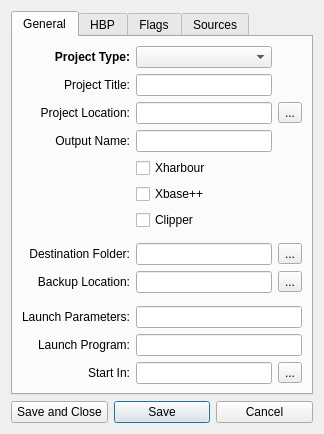
<?xml version="1.0" encoding="UTF-8"?>
<ui version="4.0">
 <class>FormProjectPropEx</class>
 <widget class="QWidget" name="FormProjectPropEx">
  <property name="geometry">
   <rect>
    <x>0</x>
    <y>0</y>
    <width>324</width>
    <height>434</height>
   </rect>
  </property>
  <property name="windowTitle">
   <string>Form</string>
  </property>
  <layout class="QVBoxLayout" name="verticalLayout">
   <item>
    <widget class="QTabWidget" name="tabWidget">
     <property name="currentIndex">
      <number>0</number>
     </property>
     <widget class="QWidget" name="tabGeneral">
      <attribute name="title">
       <string>General</string>
      </attribute>
      <layout class="QGridLayout" name="gridLayout">
       <item row="0" column="0">
        <widget class="QLabel" name="label">
         <property name="font">
          <font>
           <weight>75</weight>
           <bold>true</bold>
          </font>
         </property>
         <property name="text">
          <string>Project Type:</string>
         </property>
         <property name="alignment">
          <set>Qt::AlignRight|Qt::AlignTrailing|Qt::AlignVCenter</set>
         </property>
        </widget>
       </item>
       <item row="0" column="1">
        <widget class="QComboBox" name="comboPrjType">
         <property name="toolTip">
          <string>&lt;!DOCTYPE HTML PUBLIC &quot;-//W3C//DTD HTML 4.0//EN&quot; &quot;http://www.w3.org/TR/REC-html40/strict.dtd&quot;&gt;
&lt;html&gt;&lt;head&gt;&lt;meta name=&quot;qrichtext&quot; content=&quot;1&quot; /&gt;&lt;style type=&quot;text/css&quot;&gt;
p, li { white-space: pre-wrap; }
&lt;/style&gt;&lt;/head&gt;&lt;body style=&quot; font-family:'MS Shell Dlg 2'; font-size:8.25pt; font-weight:400; font-style:normal;&quot;&gt;
&lt;p align=&quot;center&quot; style=&quot; margin-top:0px; margin-bottom:0px; margin-left:0px; margin-right:0px; -qt-block-indent:0; text-indent:0px;&quot;&gt;&lt;span style=&quot; font-size:8pt;&quot;&gt;A project may be of type Executable|Library|Dll.&lt;/span&gt;&lt;/p&gt;&lt;/body&gt;&lt;/html&gt;</string>
         </property>
         <property name="editable">
          <bool>false</bool>
         </property>
        </widget>
       </item>
       <item row="1" column="0">
        <widget class="QLabel" name="label_2">
         <property name="text">
          <string>Project Title:</string>
         </property>
         <property name="alignment">
          <set>Qt::AlignRight|Qt::AlignTrailing|Qt::AlignVCenter</set>
         </property>
        </widget>
       </item>
       <item row="1" column="1">
        <widget class="QLineEdit" name="editPrjTitle">
         <property name="toolTip">
          <string>&lt;!DOCTYPE HTML PUBLIC &quot;-//W3C//DTD HTML 4.0//EN&quot; &quot;http://www.w3.org/TR/REC-html40/strict.dtd&quot;&gt;
&lt;html&gt;&lt;head&gt;&lt;meta name=&quot;qrichtext&quot; content=&quot;1&quot; /&gt;&lt;style type=&quot;text/css&quot;&gt;
p, li { white-space: pre-wrap; }
&lt;/style&gt;&lt;/head&gt;&lt;body style=&quot; font-family:'MS Shell Dlg 2'; font-size:8.25pt; font-weight:400; font-style:normal;&quot;&gt;
&lt;p align=&quot;center&quot; style=&quot; margin-top:0px; margin-bottom:0px; margin-left:0px; margin-right:0px; -qt-block-indent:0; text-indent:0px;&quot;&gt;&lt;span style=&quot; font-size:8pt;&quot;&gt;Title will be shown as a node in  project tree.&lt;/span&gt;&lt;/p&gt;&lt;/body&gt;&lt;/html&gt;</string>
         </property>
        </widget>
       </item>
       <item row="2" column="0">
        <widget class="QLabel" name="label_3">
         <property name="text">
          <string>Project Location:</string>
         </property>
         <property name="alignment">
          <set>Qt::AlignRight|Qt::AlignTrailing|Qt::AlignVCenter</set>
         </property>
        </widget>
       </item>
       <item row="2" column="1">
        <widget class="QLineEdit" name="editPrjLoctn">
         <property name="toolTip">
          <string>&lt;!DOCTYPE HTML PUBLIC &quot;-//W3C//DTD HTML 4.0//EN&quot; &quot;http://www.w3.org/TR/REC-html40/strict.dtd&quot;&gt;
&lt;html&gt;&lt;head&gt;&lt;meta name=&quot;qrichtext&quot; content=&quot;1&quot; /&gt;&lt;style type=&quot;text/css&quot;&gt;
p, li { white-space: pre-wrap; }
&lt;/style&gt;&lt;/head&gt;&lt;body style=&quot; font-family:'MS Shell Dlg 2'; font-size:8.25pt; font-weight:400; font-style:normal;&quot;&gt;
&lt;p align=&quot;center&quot; style=&quot; margin-top:0px; margin-bottom:0px; margin-left:0px; margin-right:0px; -qt-block-indent:0; text-indent:0px;&quot;&gt;&lt;span style=&quot; font-size:8pt;&quot;&gt;Project location is the folder where project definition file .hbi will be stored. &amp;lt;Project Location&amp;gt; plus &amp;lt;Output Name&amp;gt; will comprise the full file name with .hbp extension.&lt;/span&gt;&lt;/p&gt;&lt;/body&gt;&lt;/html&gt;</string>
         </property>
        </widget>
       </item>
       <item row="8" column="0">
        <widget class="QLabel" name="label_5">
         <property name="text">
          <string>Destination Folder:</string>
         </property>
         <property name="alignment">
          <set>Qt::AlignRight|Qt::AlignTrailing|Qt::AlignVCenter</set>
         </property>
        </widget>
       </item>
       <item row="8" column="1">
        <widget class="QLineEdit" name="editDstFolder">
         <property name="toolTip">
          <string>&lt;!DOCTYPE HTML PUBLIC &quot;-//W3C//DTD HTML 4.0//EN&quot; &quot;http://www.w3.org/TR/REC-html40/strict.dtd&quot;&gt;
&lt;html&gt;&lt;head&gt;&lt;meta name=&quot;qrichtext&quot; content=&quot;1&quot; /&gt;&lt;style type=&quot;text/css&quot;&gt;
p, li { white-space: pre-wrap; }
&lt;/style&gt;&lt;/head&gt;&lt;body style=&quot; font-family:'MS Shell Dlg 2'; font-size:8.25pt; font-weight:400; font-style:normal;&quot;&gt;
&lt;p align=&quot;center&quot; style=&quot; margin-top:0px; margin-bottom:0px; margin-left:0px; margin-right:0px; -qt-block-indent:0; text-indent:0px;&quot;&gt;Destination folder is a compatibility slot and is reserved to place the &amp;lt;Output&amp;gt; .exe .a .lib. &lt;/p&gt;
&lt;p align=&quot;center&quot; style=&quot; margin-top:0px; margin-bottom:0px; margin-left:0px; margin-right:0px; -qt-block-indent:0; text-indent:0px;&quot;&gt;But currently this functionality will be achieved through the -o compiler flag.&lt;/p&gt;&lt;/body&gt;&lt;/html&gt;</string>
         </property>
        </widget>
       </item>
       <item row="12" column="0">
        <widget class="QLabel" name="label_7">
         <property name="text">
          <string>Launch Parameters:</string>
         </property>
         <property name="alignment">
          <set>Qt::AlignRight|Qt::AlignTrailing|Qt::AlignVCenter</set>
         </property>
        </widget>
       </item>
       <item row="12" column="1" colspan="2">
        <widget class="QLineEdit" name="editLaunchParams"/>
       </item>
       <item row="13" column="0">
        <widget class="QLabel" name="label_8">
         <property name="text">
          <string>Launch Program:</string>
         </property>
         <property name="alignment">
          <set>Qt::AlignRight|Qt::AlignTrailing|Qt::AlignVCenter</set>
         </property>
        </widget>
       </item>
       <item row="13" column="1" colspan="2">
        <widget class="QLineEdit" name="editLaunchExe"/>
       </item>
       <item row="10" column="0">
        <widget class="QLabel" name="label_13">
         <property name="text">
          <string>Backup Location:</string>
         </property>
         <property name="alignment">
          <set>Qt::AlignRight|Qt::AlignTrailing|Qt::AlignVCenter</set>
         </property>
        </widget>
       </item>
       <item row="10" column="1">
        <widget class="QLineEdit" name="editBackup"/>
       </item>
       <item row="3" column="1">
        <widget class="QLineEdit" name="editOutName">
         <property name="toolTip">
          <string>&lt;!DOCTYPE HTML PUBLIC &quot;-//W3C//DTD HTML 4.0//EN&quot; &quot;http://www.w3.org/TR/REC-html40/strict.dtd&quot;&gt;
&lt;html&gt;&lt;head&gt;&lt;meta name=&quot;qrichtext&quot; content=&quot;1&quot; /&gt;&lt;style type=&quot;text/css&quot;&gt;
p, li { white-space: pre-wrap; }
&lt;/style&gt;&lt;/head&gt;&lt;body style=&quot; font-family:'MS Shell Dlg 2'; font-size:8.25pt; font-weight:400; font-style:normal;&quot;&gt;
&lt;p align=&quot;center&quot; style=&quot; margin-top:0px; margin-bottom:0px; margin-left:0px; margin-right:0px; -qt-block-indent:0; text-indent:0px;&quot;&gt;Output name is used as final name for .hbi .hbp .exe .lib .a and will be added to the paths retrieved via &amp;lt;Project Location&amp;gt;, &amp;lt;Working Folder&amp;gt;, &amp;lt;Destination Folder&amp;gt;, etc. So this is a very important component.&lt;/p&gt;&lt;/body&gt;&lt;/html&gt;</string>
         </property>
        </widget>
       </item>
       <item row="3" column="0">
        <widget class="QLabel" name="label_6">
         <property name="text">
          <string>Output Name:</string>
         </property>
         <property name="alignment">
          <set>Qt::AlignRight|Qt::AlignTrailing|Qt::AlignVCenter</set>
         </property>
        </widget>
       </item>
       <item row="2" column="2">
        <widget class="QToolButton" name="buttonChoosePrjLoc">
         <property name="text">
          <string>...</string>
         </property>
        </widget>
       </item>
       <item row="10" column="2">
        <widget class="QToolButton" name="buttonBackup">
         <property name="text">
          <string>...</string>
         </property>
        </widget>
       </item>
       <item row="8" column="2">
        <widget class="QToolButton" name="buttonChooseDest">
         <property name="text">
          <string>...</string>
         </property>
        </widget>
       </item>
       <item row="11" column="1">
        <spacer name="verticalSpacer">
         <property name="orientation">
          <enum>Qt::Vertical</enum>
         </property>
         <property name="sizeHint" stdset="0">
          <size>
           <width>20</width>
           <height>40</height>
          </size>
         </property>
        </spacer>
       </item>
       <item row="14" column="1">
        <widget class="QLineEdit" name="editWrkFolder">
         <property name="toolTip">
          <string>&lt;!DOCTYPE HTML PUBLIC &quot;-//W3C//DTD HTML 4.0//EN&quot; &quot;http://www.w3.org/TR/REC-html40/strict.dtd&quot;&gt;
&lt;html&gt;&lt;head&gt;&lt;meta name=&quot;qrichtext&quot; content=&quot;1&quot; /&gt;&lt;style type=&quot;text/css&quot;&gt;
p, li { white-space: pre-wrap; }
&lt;/style&gt;&lt;/head&gt;&lt;body style=&quot; font-family:'MS Shell Dlg 2'; font-size:8.25pt; font-weight:400; font-style:normal;&quot;&gt;
&lt;p align=&quot;center&quot; style=&quot; margin-top:0px; margin-bottom:0px; margin-left:0px; margin-right:0px; -qt-block-indent:0; text-indent:0px;&quot;&gt;&lt;span style=&quot; font-size:8pt;&quot;&gt;Working folder will be used to host hbmk2 compliant &lt;/span&gt;&lt;span style=&quot; font-size:8pt; font-weight:600;&quot;&gt;&amp;lt;Output Name&amp;gt;&lt;/span&gt;&lt;span style=&quot; font-size:8pt;&quot;&gt; plus &lt;/span&gt;&lt;span style=&quot; font-size:8pt; font-weight:600;&quot;&gt;&amp;lt;hbp&amp;gt;&lt;/span&gt;&lt;span style=&quot; font-size:8pt;&quot;&gt; and will be designated as current folder when &lt;/span&gt;&lt;span style=&quot; font-size:8pt; font-weight:600;&quot;&gt;hbmk2&lt;/span&gt;&lt;span style=&quot; font-size:8pt;&quot;&gt; will be invoked.&lt;/span&gt;&lt;/p&gt;&lt;/body&gt;&lt;/html&gt;</string>
         </property>
        </widget>
       </item>
       <item row="14" column="0">
        <widget class="QLabel" name="labelInitFolder">
         <property name="text">
          <string>Start In:</string>
         </property>
         <property name="alignment">
          <set>Qt::AlignRight|Qt::AlignTrailing|Qt::AlignVCenter</set>
         </property>
        </widget>
       </item>
       <item row="14" column="2">
        <widget class="QToolButton" name="buttonChooseWd">
         <property name="text">
          <string>...</string>
         </property>
        </widget>
       </item>
       <item row="7" column="1">
        <spacer name="verticalSpacer_2">
         <property name="orientation">
          <enum>Qt::Vertical</enum>
         </property>
         <property name="sizeHint" stdset="0">
          <size>
           <width>20</width>
           <height>40</height>
          </size>
         </property>
        </spacer>
       </item>
       <item row="4" column="1">
        <widget class="QCheckBox" name="checkXhb">
         <property name="text">
          <string>Xharbour</string>
         </property>
        </widget>
       </item>
       <item row="5" column="1">
        <widget class="QCheckBox" name="checkXpp">
         <property name="text">
          <string>Xbase++</string>
         </property>
        </widget>
       </item>
       <item row="6" column="1">
        <widget class="QCheckBox" name="checkClp">
         <property name="text">
          <string>Clipper</string>
         </property>
        </widget>
       </item>
      </layout>
     </widget>
     <widget class="QWidget" name="tabFiles">
      <attribute name="title">
       <string>HBP</string>
      </attribute>
      <layout class="QGridLayout" name="gridLayout_2">
       <item row="1" column="1" colspan="11">
        <widget class="QPlainTextEdit" name="editSources">
         <property name="toolTip">
          <string/>
         </property>
         <property name="whatsThis">
          <string>&lt;!DOCTYPE HTML PUBLIC &quot;-//W3C//DTD HTML 4.0//EN&quot; &quot;http://www.w3.org/TR/REC-html40/strict.dtd&quot;&gt;
&lt;html&gt;&lt;head&gt;&lt;meta name=&quot;qrichtext&quot; content=&quot;1&quot; /&gt;&lt;style type=&quot;text/css&quot;&gt;
p, li { white-space: pre-wrap; }
&lt;/style&gt;&lt;/head&gt;&lt;body style=&quot; font-family:'MS Shell Dlg 2'; font-size:8.25pt; font-weight:400; font-style:normal;&quot;&gt;
&lt;p style=&quot; margin-top:0px; margin-bottom:0px; margin-left:0px; margin-right:0px; -qt-block-indent:0; text-indent:0px;&quot;&gt;&lt;span style=&quot; font-size:8pt;&quot;&gt;You can include hereunder any type of file which can be edited via plain text editor. One file per line. You can use meta-keys to define your source paths to make your projects location independant. &lt;/span&gt;&lt;/p&gt;
&lt;p align=&quot;center&quot; style=&quot;-qt-paragraph-type:empty; margin-top:0px; margin-bottom:0px; margin-left:0px; margin-right:0px; -qt-block-indent:0; text-indent:0px; font-size:8pt;&quot;&gt;&lt;/p&gt;
&lt;p align=&quot;center&quot; style=&quot; margin-top:0px; margin-bottom:0px; margin-left:0px; margin-right:0px; -qt-block-indent:0; text-indent:0px;&quot;&gt;&lt;span style=&quot; font-size:8pt; font-weight:600;&quot;&gt;NOTE:&lt;/span&gt;&lt;/p&gt;
&lt;p align=&quot;center&quot; style=&quot; margin-top:0px; margin-bottom:0px; margin-left:0px; margin-right:0px; -qt-block-indent:0; text-indent:0px;&quot;&gt;&lt;span style=&quot; font-size:8pt;&quot;&gt;Only .prg .c .cpp .rc .res files will be supplied to the hbmk2. All other files will be made visible for editing in &amp;lt;Project Tree&amp;gt;.&lt;/span&gt;&lt;/p&gt;&lt;/body&gt;&lt;/html&gt;</string>
         </property>
         <property name="styleSheet">
          <string/>
         </property>
         <property name="lineWrapMode">
          <enum>QPlainTextEdit::NoWrap</enum>
         </property>
        </widget>
       </item>
       <item row="0" column="1">
        <widget class="QToolButton" name="buttonSelect">
         <property name="toolTip">
          <string>Select Sources</string>
         </property>
         <property name="text">
          <string/>
         </property>
        </widget>
       </item>
       <item row="0" column="2">
        <widget class="QToolButton" name="buttonSort">
         <property name="toolTip">
          <string>Sort by Ascending Order</string>
         </property>
         <property name="text">
          <string/>
         </property>
        </widget>
       </item>
       <item row="0" column="3">
        <widget class="QToolButton" name="buttonSortZA">
         <property name="toolTip">
          <string>Sort by Descending Order</string>
         </property>
         <property name="text">
          <string/>
         </property>
        </widget>
       </item>
       <item row="0" column="4">
        <widget class="QToolButton" name="buttonSortOrg">
         <property name="toolTip">
          <string>Organize by Type and Sort Ascending</string>
         </property>
         <property name="text">
          <string/>
         </property>
        </widget>
       </item>
       <item row="0" column="5">
        <widget class="QToolButton" name="buttonUp">
         <property name="text">
          <string>...</string>
         </property>
        </widget>
       </item>
       <item row="0" column="6">
        <widget class="QToolButton" name="buttonDown">
         <property name="text">
          <string>...</string>
         </property>
        </widget>
       </item>
      </layout>
     </widget>
     <widget class="QWidget" name="tabFlags">
      <attribute name="title">
       <string>Flags</string>
      </attribute>
      <layout class="QGridLayout" name="gridLayout_3">
       <item row="0" column="0">
        <widget class="QPlainTextEdit" name="editFlags">
         <property name="toolTip">
          <string/>
         </property>
         <property name="whatsThis">
          <string>&lt;!DOCTYPE HTML PUBLIC &quot;-//W3C//DTD HTML 4.0//EN&quot; &quot;http://www.w3.org/TR/REC-html40/strict.dtd&quot;&gt;
&lt;html&gt;&lt;head&gt;&lt;meta name=&quot;qrichtext&quot; content=&quot;1&quot; /&gt;&lt;style type=&quot;text/css&quot;&gt;
p, li { white-space: pre-wrap; }
&lt;/style&gt;&lt;/head&gt;&lt;body style=&quot; font-family:'MS Shell Dlg 2'; font-size:8.25pt; font-weight:400; font-style:normal;&quot;&gt;
&lt;p style=&quot; margin-top:0px; margin-bottom:0px; margin-left:0px; margin-right:0px; -qt-block-indent:0; text-indent:0px;&quot;&gt;&lt;span style=&quot; font-size:8pt;&quot;&gt;Meta-keys are a special way of keeping generic information which is of repeated and/or of dynamic nature. HBIDE implements meta key/value pair more comprehensively. It allows you to write an expression for the value part which get evaluated at the time project is loaded. The only point to take into consideration is that value returned by such expression must be of type character.&lt;/span&gt;&lt;/p&gt;
&lt;p align=&quot;center&quot; style=&quot;-qt-paragraph-type:empty; margin-top:0px; margin-bottom:0px; margin-left:0px; margin-right:0px; -qt-block-indent:0; text-indent:0px; font-size:8pt;&quot;&gt;&lt;/p&gt;
&lt;p align=&quot;center&quot; style=&quot; margin-top:0px; margin-bottom:0px; margin-left:0px; margin-right:0px; -qt-block-indent:0; text-indent:0px;&quot;&gt;&lt;span style=&quot; font-size:8pt;&quot;&gt;The expression is evaluated only once and keeps its value until the HBIDE interface is closed. In case of any error, the expression string itself is returned.&lt;/span&gt;&lt;/p&gt;&lt;/body&gt;&lt;/html&gt;</string>
         </property>
         <property name="styleSheet">
          <string/>
         </property>
         <property name="lineWrapMode">
          <enum>QPlainTextEdit::NoWrap</enum>
         </property>
         <property name="readOnly">
          <bool>true</bool>
         </property>
        </widget>
       </item>
      </layout>
     </widget>
     <widget class="QWidget" name="tabHbp">
      <attribute name="title">
       <string>Sources</string>
      </attribute>
      <layout class="QGridLayout" name="gridLayout_4">
       <item row="0" column="0">
        <widget class="QPlainTextEdit" name="editHbp">
         <property name="toolTip">
          <string/>
         </property>
         <property name="whatsThis">
          <string>&lt;!DOCTYPE HTML PUBLIC &quot;-//W3C//DTD HTML 4.0//EN&quot; &quot;http://www.w3.org/TR/REC-html40/strict.dtd&quot;&gt;
&lt;html&gt;&lt;head&gt;&lt;meta name=&quot;qrichtext&quot; content=&quot;1&quot; /&gt;&lt;style type=&quot;text/css&quot;&gt;
p, li { white-space: pre-wrap; }
&lt;/style&gt;&lt;/head&gt;&lt;body style=&quot; font-family:'MS Shell Dlg 2'; font-size:8.25pt; font-weight:400; font-style:normal;&quot;&gt;
&lt;p style=&quot; margin-top:0px; margin-bottom:0px; margin-left:0px; margin-right:0px; -qt-block-indent:0; text-indent:0px;&quot;&gt;&lt;span style=&quot; font-size:8pt;&quot;&gt;Here you can view in real-time the resultant &amp;lt;hbp&amp;gt; output which will be supplied to hbmk2. This view may give you insight about your source layout and many other facts.&lt;/span&gt;&lt;/p&gt;
&lt;p align=&quot;center&quot; style=&quot;-qt-paragraph-type:empty; margin-top:0px; margin-bottom:0px; margin-left:0px; margin-right:0px; -qt-block-indent:0; text-indent:0px; font-size:8pt;&quot;&gt;&lt;/p&gt;
&lt;p align=&quot;center&quot; style=&quot; margin-top:0px; margin-bottom:0px; margin-left:0px; margin-right:0px; -qt-block-indent:0; text-indent:0px;&quot;&gt;&lt;span style=&quot; font-size:14pt; font-weight:600; text-decoration: underline;&quot;&gt;Enjoy&lt;/span&gt;&lt;/p&gt;&lt;/body&gt;&lt;/html&gt;</string>
         </property>
         <property name="styleSheet">
          <string/>
         </property>
         <property name="lineWrapMode">
          <enum>QPlainTextEdit::NoWrap</enum>
         </property>
         <property name="readOnly">
          <bool>true</bool>
         </property>
        </widget>
       </item>
      </layout>
     </widget>
    </widget>
   </item>
   <item>
    <layout class="QHBoxLayout" name="horizontalLayout_4">
     <item>
      <widget class="QPushButton" name="buttonSaveExit">
       <property name="text">
        <string>Save and Close</string>
       </property>
      </widget>
     </item>
     <item>
      <widget class="QPushButton" name="buttonSave">
       <property name="text">
        <string>Save</string>
       </property>
       <property name="autoDefault">
        <bool>false</bool>
       </property>
       <property name="default">
        <bool>true</bool>
       </property>
      </widget>
     </item>
     <item>
      <widget class="QPushButton" name="buttonCn">
       <property name="text">
        <string>Cancel</string>
       </property>
       <property name="autoDefault">
        <bool>false</bool>
       </property>
      </widget>
     </item>
    </layout>
   </item>
  </layout>
 </widget>
 <resources/>
 <connections/>
</ui>
